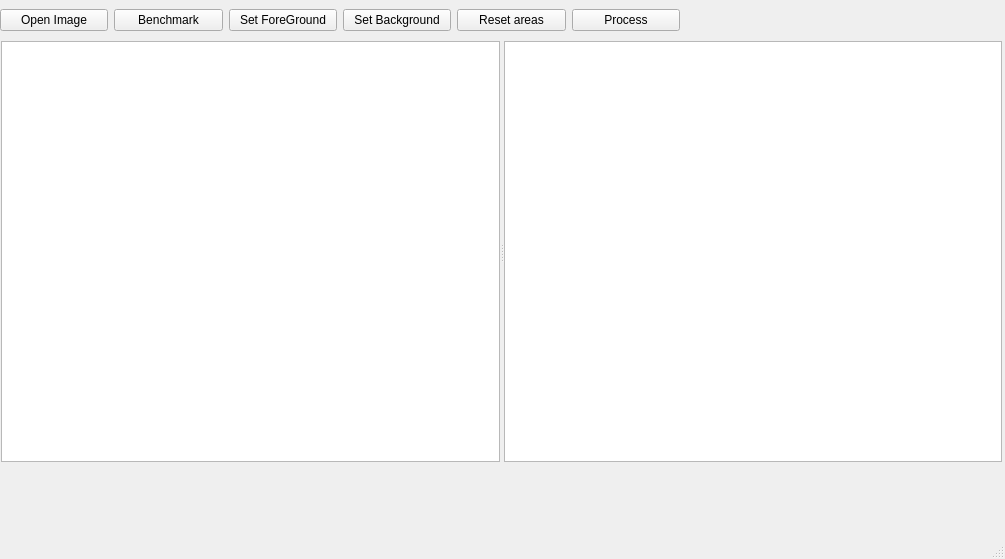
<?xml version="1.0" encoding="UTF-8"?>
<ui version="4.0">
 <class>MainWindow</class>
 <widget class="QMainWindow" name="MainWindow">
  <property name="geometry">
   <rect>
    <x>0</x>
    <y>0</y>
    <width>1005</width>
    <height>559</height>
   </rect>
  </property>
  <property name="windowTitle">
   <string>MainWindow</string>
  </property>
  <widget class="QWidget" name="centralwidget">
   <widget class="QWidget" name="horizontalLayoutWidget">
    <property name="geometry">
     <rect>
      <x>0</x>
      <y>0</y>
      <width>680</width>
      <height>41</height>
     </rect>
    </property>
    <layout class="QHBoxLayout" name="horizontalLayout">
     <item>
      <widget class="QPushButton" name="btn_open_image">
       <property name="text">
        <string>Open Image</string>
       </property>
      </widget>
     </item>
     <item>
      <widget class="QPushButton" name="btn_benchmark">
       <property name="text">
        <string>Benchmark</string>
       </property>
      </widget>
     </item>
     <item>
      <widget class="QPushButton" name="btn_set_foreground">
       <property name="text">
        <string>Set ForeGround</string>
       </property>
      </widget>
     </item>
     <item>
      <widget class="QPushButton" name="btn_set_background">
       <property name="text">
        <string>Set Background</string>
       </property>
      </widget>
     </item>
     <item>
      <widget class="QPushButton" name="btn_reset_areas">
       <property name="text">
        <string>Reset areas</string>
       </property>
      </widget>
     </item>
     <item>
      <widget class="QPushButton" name="btn_process">
       <property name="text">
        <string>Process</string>
       </property>
      </widget>
     </item>
    </layout>
   </widget>
   <widget class="QSplitter" name="splitter">
    <property name="geometry">
     <rect>
      <x>1</x>
      <y>41</y>
      <width>1001</width>
      <height>421</height>
     </rect>
    </property>
    <property name="orientation">
     <enum>Qt::Horizontal</enum>
    </property>
    <widget class="QGraphicsView" name="grv_image"/>
    <widget class="QGraphicsView" name="grv_image_result"/>
   </widget>
   <widget class="QLabel" name="lbl_score">
    <property name="geometry">
     <rect>
      <x>0</x>
      <y>460</y>
      <width>361</width>
      <height>51</height>
     </rect>
    </property>
    <property name="text">
     <string/>
    </property>
   </widget>
   <widget class="QLabel" name="lbl_benchmark">
    <property name="geometry">
     <rect>
      <x>510</x>
      <y>460</y>
      <width>361</width>
      <height>51</height>
     </rect>
    </property>
    <property name="text">
     <string/>
    </property>
   </widget>
   <zorder>lbl_score</zorder>
   <zorder>horizontalLayoutWidget</zorder>
   <zorder>splitter</zorder>
   <zorder>lbl_benchmark</zorder>
  </widget>
  <widget class="QMenuBar" name="menubar">
   <property name="geometry">
    <rect>
     <x>0</x>
     <y>0</y>
     <width>1005</width>
     <height>25</height>
    </rect>
   </property>
  </widget>
  <widget class="QStatusBar" name="statusbar"/>
 </widget>
 <resources/>
 <connections/>
</ui>
